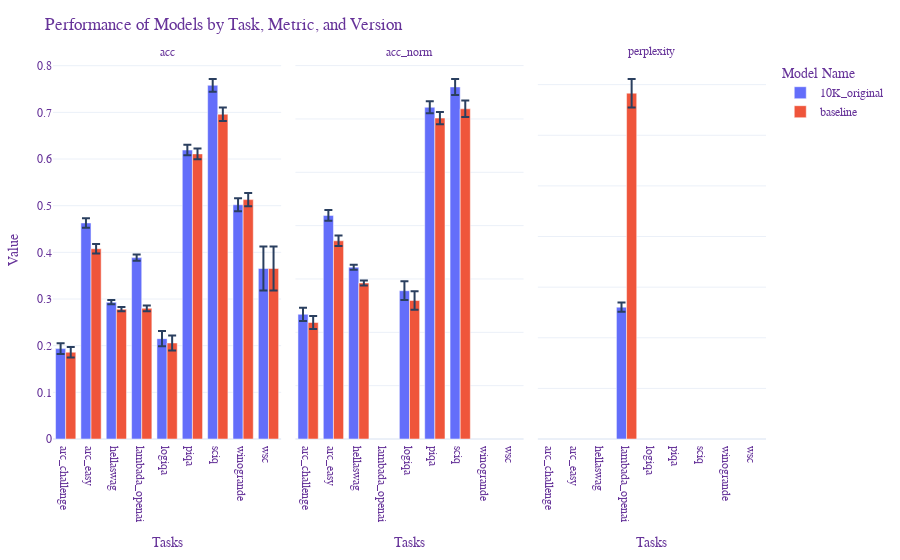

Notebook code for this chart:
### Code cell
import pandas as pd
import numpy as np
import matplotlib.pyplot as plt
import plotly.express as px
df = pd.concat([df_original, df_baseline])
df['model_name'] = df['model_name'].astype('category')

fig = px.bar(df, x="Tasks", y="Value", color="model_name", barmode="group", error_y="Stderr", facet_col="Metric")
# Update the layout for a more customized and cleaner look
fig.update_layout(
    title="Performance of Models by Task, Metric, and Version",
    xaxis_title="Tasks",
    yaxis_title="Value",
    legend_title="Model Name",
    font=dict(family="Arial, sans-serif", size=12, color="RebeccaPurple"),
    template="plotly_white",
    margin=dict(l=20, r=20, t=60, b=20),  # Adjust the margins if needed
)

# Set each facet to have its own y-axis scale
fig.update_yaxes(matches=None)

# Improve the facet titles
fig.for_each_annotation(lambda a: a.update(text=a.text.split("=")[-1]))

# Show the figure
fig.show()

# save figure in good quality
#fig.write_image("fig1.png", scale=3)

### Figure 1 — Plotly figure (JSON) as saved in the notebook; plotly's stock layout.template omitted (floating-point values rounded to 4 significant figures)
{"data": [{"alignmentgroup": "True", "error_y": {"array": [0.0115, 0.0102, 0.0045, 0.0068, 0.0161, 0.0113, 0.0136, 0.0141, 0.0474]}, "hovertemplate": "model_name=10K_original<br>Metric=acc<br>Tasks=%{x}<br>Value=%{y}<extra></extra>", "legendgroup": "10K_original", "marker": {"color": "#636efa", "pattern": {"shape": ""}}, "name": "10K_original", "offsetgroup": "10K_original", "orientation": "v", "showlegend": true, "textposition": "auto", "type": "bar", "x": ["arc_challenge", "arc_easy", "hellaswag", "lambada_openai", "logiqa", "piqa", "sciq", "winogrande", "wsc"], "xaxis": "x", "y": [0.1937, 0.463, 0.2932, 0.3887, 0.2151, 0.6192, 0.758, 0.502, 0.3654], "yaxis": "y"}, {"alignmentgroup": "True", "error_y": {"array": [0.0124, 0.0101, 0.0047, 0.0176, 0.0113, 0.015]}, "hovertemplate": "model_name=10K_original<br>Metric=acc_norm<br>Tasks=%{x}<br>Value=%{y}<extra></extra>", "legendgroup": "10K_original", "marker": {"color": "#636efa", "pattern": {"shape": ""}}, "name": "10K_original", "offsetgroup": "10K_original", "orientation": "v", "showlegend": false, "textposition": "auto", "type": "bar", "x": ["arc_challenge", "arc_easy", "hellaswag", "logiqa", "piqa", "sciq"], "xaxis": "x2", "y": [0.2338, 0.4192, 0.3221, 0.278, 0.6219, 0.66], "yaxis": "y2"}, {"alignmentgroup": "True", "error_y": {"array": [0.9274]}, "hovertemplate": "model_name=10K_original<br>Metric=perplexity<br>Tasks=%{x}<br>Value=%{y}<extra></extra>", "legendgroup": "10K_original", "marker": {"color": "#636efa", "pattern": {"shape": ""}}, "name": "10K_original", "offsetgroup": "10K_original", "orientation": "v", "showlegend": false, "textposition": "auto", "type": "bar", "x": ["lambada_openai"], "xaxis": "x3", "y": [26.05], "yaxis": "y3"}, {"alignmentgroup": "True", "error_y": {"array": [0.0114, 0.0101, 0.0045, 0.0063, 0.0159, 0.0114, 0.0146, 0.014, 0.0474]}, "hovertemplate": "model_name=baseline<br>Metric=acc<br>Tasks=%{x}<br>Value=%{y}<extra></extra>", "legendgroup": "baseline", "marker": {"color": "#EF553B", "pattern": {"shape": ""}}, "name": "baseline", "offsetgroup": "baseline", "orientation": "v", "showlegend": true, "textposition": "auto", "type": "bar", "x": ["arc_challenge", "arc_easy", "hellaswag", "lambada_openai", "logiqa", "piqa", "sciq", "winogrande", "wsc"], "xaxis": "x", "y": [0.186, 0.4078, 0.2782, 0.28, 0.2058, 0.611, 0.696, 0.513, 0.3654], "yaxis": "y"}, {"alignmentgroup": "True", "error_y": {"array": [0.0121, 0.0099, 0.0045, 0.0172, 0.0114, 0.0154]}, "hovertemplate": "model_name=baseline<br>Metric=acc_norm<br>Tasks=%{x}<br>Value=%{y}<extra></extra>", "legendgroup": "baseline", "marker": {"color": "#EF553B", "pattern": {"shape": ""}}, "name": "baseline", "offsetgroup": "baseline", "orientation": "v", "showlegend": false, "textposition": "auto", "type": "bar", "x": ["arc_challenge", "arc_easy", "hellaswag", "logiqa", "piqa", "sciq"], "xaxis": "x2", "y": [0.2184, 0.3716, 0.2925, 0.2596, 0.6017, 0.619], "yaxis": "y2"}, {"alignmentgroup": "True", "error_y": {"array": [2.808]}, "hovertemplate": "model_name=baseline<br>Metric=perplexity<br>Tasks=%{x}<br>Value=%{y}<extra></extra>", "legendgroup": "baseline", "marker": {"color": "#EF553B", "pattern": {"shape": ""}}, "name": "baseline", "offsetgroup": "baseline", "orientation": "v", "showlegend": false, "textposition": "auto", "type": "bar", "x": ["lambada_openai"], "xaxis": "x3", "y": [68.32], "yaxis": "y3"}], "layout": {"annotations": [{"font": {}, "showarrow": false, "text": "acc", "x": 0.16, "xanchor": "center", "xref": "paper", "y": 1, "yanchor": "bottom", "yref": "paper"}, {"font": {}, "showarrow": false, "text": "acc_norm", "x": 0.5, "xanchor": "center", "xref": "paper", "y": 1, "yanchor": "bottom", "yref": "paper"}, {"font": {}, "showarrow": false, "text": "perplexity", "x": 0.84, "xanchor": "center", "xref": "paper", "y": 1, "yanchor": "bottom", "yref": "paper"}], "barmode": "group", "font": {"color": "RebeccaPurple", "family": "Arial, sans-serif", "size": 12}, "legend": {"title": {"text": "Model Name"}, "tracegroupgap": 0}, "margin": {"b": 20, "l": 20, "r": 20, "t": 60}, "title": {"text": "Performance of Models by Task, Metric, and Version"}, "xaxis": {"anchor": "y", "domain": [0, 0.32], "title": {"text": "Tasks"}}, "xaxis2": {"anchor": "y2", "domain": [0.34, 0.66], "matches": "x", "title": {"text": "Tasks"}}, "xaxis3": {"anchor": "y3", "domain": [0.68, 1.0], "matches": "x", "title": {"text": "Tasks"}}, "yaxis": {"anchor": "x", "domain": [0, 1], "title": {"text": "Value"}}, "yaxis2": {"anchor": "x2", "domain": [0, 1], "showticklabels": false}, "yaxis3": {"anchor": "x3", "domain": [0, 1], "showticklabels": false}}}
